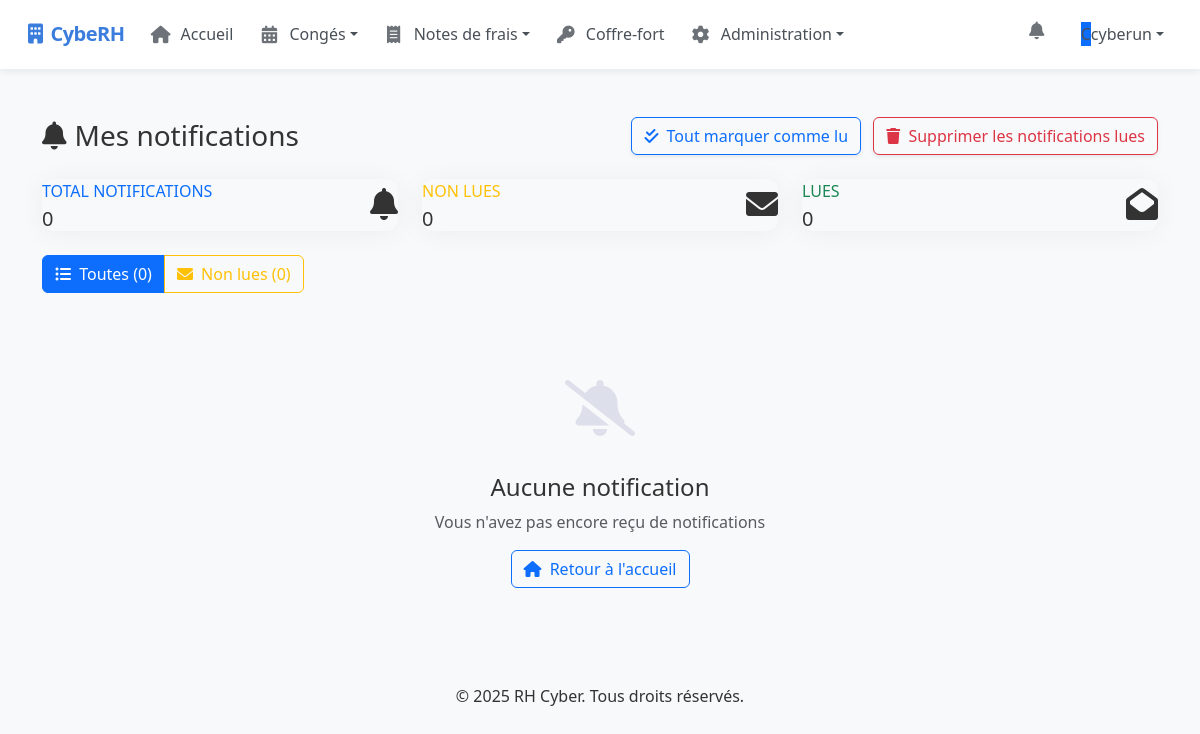
/notifications/ (signed in), run on an earlier commit of the app's database.
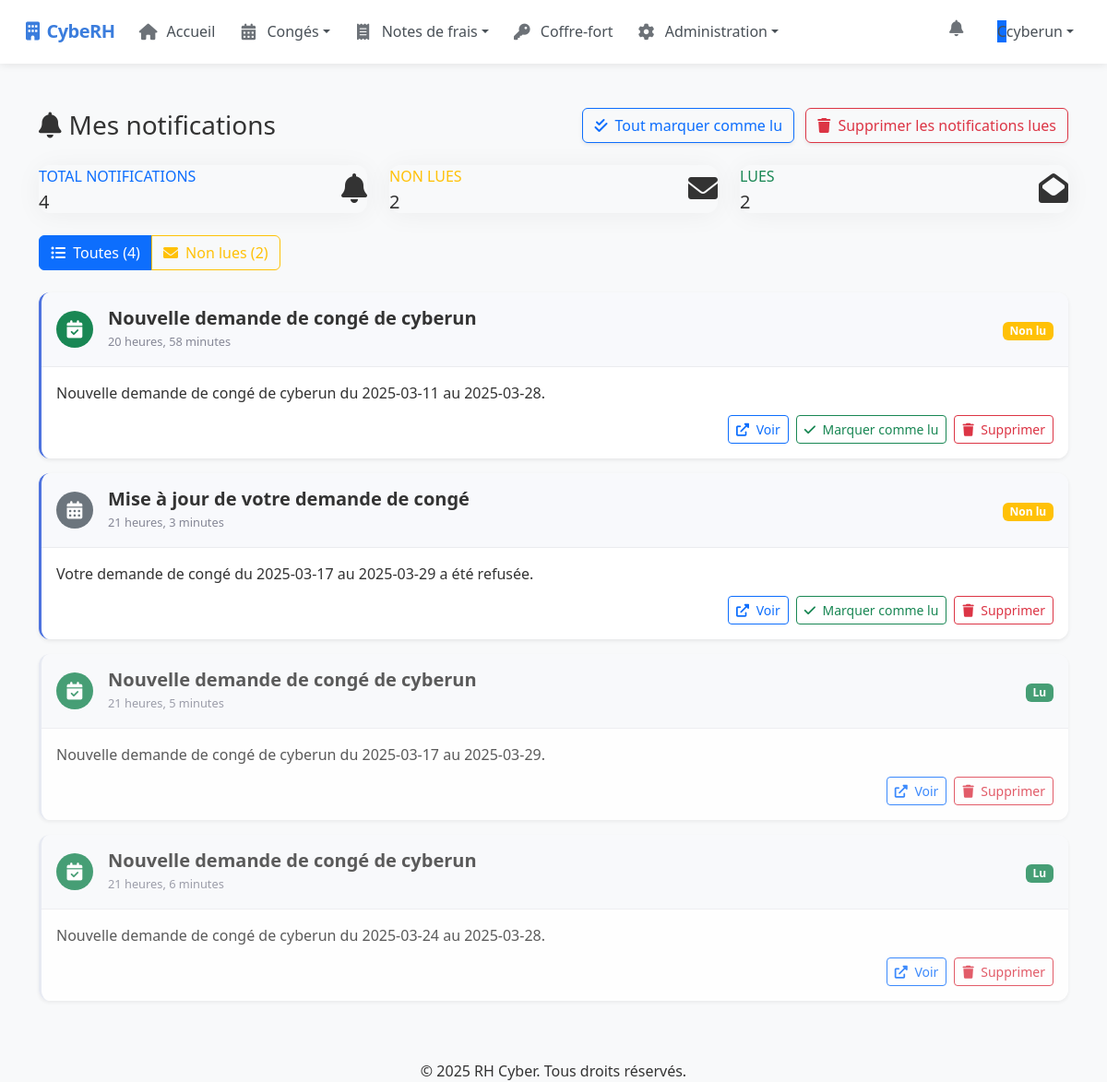
And on a later commit of the database.
### rh_management/models.py (models this page shows, shortened)
class Notification(models.Model):
    NOTIFICATION_TYPES = (
        ('leave', 'Congé'),
        ('expense', 'Note de frais'),
        ('km_expense', 'Frais kilométrique'),
        ('system', 'Système'),
        ('password', 'Mot de passe partagé'),
        ('profile', 'Profil')
    )
    user = models.ForeignKey(User, on_delete=models.CASCADE, related_name='notifications')
    title = models.CharField(max_length=255)
    message = models.TextField()
    notification_type = models.CharField(max_length=20, choices=NOTIFICATION_TYPES, default='system')
    object_id = models.IntegerField(null=True, blank=True)  # ID de l'objet concerné (congé, note de frais, etc.)
    read = models.BooleanField(default=False)
    created_at = models.DateTimeField(auto_now_add=True)
    icon = models.CharField(max_length=50, default='fa-bell')  # Classe d'icône Font Awesome
    color = models.CharField(max_length=20, default='primary')  # Classe de couleur Bootstrap
    url = models.CharField(max_length=255, blank=True, null=True)  # URL associée à la notification
    class Meta:
        ordering = ['-created_at']

### rh_management/views/notification_views.py (the view)
# urls.py: path("notifications/", notifications_view, name="notifications"),
@login_required
def notifications_view(request):
    return notifications_page(request)

### rh_management/views/notification_views.py (called while the page is built)
@login_required
def notifications_page(request):
    filter_type = request.GET.get('filter', 'all')
    if filter_type == 'unread':
        notifications = Notification.objects.filter(
            user=request.user,
            read=False
        ).order_by('-created_at')
    else:  # 'all' par défaut
        notifications = Notification.objects.filter(
            user=request.user
        ).order_by('-created_at')
    all_notifications = Notification.objects.filter(user=request.user)
    stats = {
        'total': all_notifications.count(),
        'unread': all_notifications.filter(read=False).count(),
        'read': all_notifications.filter(read=True).count()
    }
    context = {
        'notifications': notifications,
        'current_filter': filter_type,
        'stats': stats
    }
    return render(request, 'rh_management/notifications.html', context)

### templates/rh_management/notifications.html (shortened to what the changed rows need)
{% extends "base.html" %}
{% block content %}
<div class="container py-4">
    <div class="d-sm-flex align-items-center justify-content-between mb-4">
        <h1 class="h3 mb-0 text-gray-800">
            <i class="fas fa-bell me-2"></i>Mes notifications
        </h1>
    </div>
    <div class="row mb-4">
        <div class="col-lg-4">
            <div class="stats-card">
                <div class="card-body">
                    <div class="row no-gutters align-items-center">
                        <div class="col mr-2">
                            <div class="text-xs font-weight-bold text-primary text-uppercase mb-1">
                                Total notifications
                            </div>
                            <div class="h5 mb-0 font-weight-bold text-gray-800">{{ stats.total }}</div>
                        </div>
                    </div>
                </div>
            </div>
        </div>
        <div class="col-lg-4">
            <div class="stats-card">
                <div class="card-body">
                    <div class="row no-gutters align-items-center">
                        <div class="col mr-2">
                            <div class="text-xs font-weight-bold text-warning text-uppercase mb-1">
                                Non lues
                            </div>
                            <div class="h5 mb-0 font-weight-bold text-gray-800">{{ stats.unread }}</div>
                        </div>
                    </div>
                </div>
            </div>
        </div>
        <div class="col-lg-4">
            <div class="stats-card">
                <div class="card-body">
                    <div class="row no-gutters align-items-center">
                        <div class="col mr-2">
                            <div class="text-xs font-weight-bold text-success text-uppercase mb-1">
                                Lues
                            </div>
                            <div class="h5 mb-0 font-weight-bold text-gray-800">{{ stats.read }}</div>
                        </div>
                    </div>
                </div>
            </div>
        </div>
    </div>
    <div class="mb-4">
        <div class="btn-group" role="group" aria-label="Filtres de notifications">
            <a href="{% url 'notifications_page' %}" class="btn {% if current_filter == 'all' %}btn-primary{% else %}btn-outline-primary{% endif %}">
                <i class="fas fa-list-ul me-1"></i> Toutes ({{ stats.total }})
            </a>
            <a href="{% url 'notifications_page' %}?filter=unread" class="btn {% if current_filter == 'unread' %}btn-warning{% else %}btn-outline-warning{% endif %}">
                <i class="fas fa-envelope me-1"></i> Non lues ({{ stats.unread }})
            </a>
        </div>
    </div>
    {% if notifications %}
        <div class="notifications-list fade-in">
            {% for notification in notifications %}
                <div class="notification-card {% if notification.read %}notification-read{% else %}notification-unread{% endif %} shadow-sm" id="notification-{{ notification.id }}">
                    <div class="notification-header">
                        <div class="d-flex align-items-center">
                            <div class="notification-icon
                                {% if notification.icon == 'fa-calendar-check' %}bg-success text-white
                                {% elif notification.icon == 'fa-calendar-times' %}bg-danger text-white
                                {% elif notification.icon == 'fa-route' %}bg-primary text-white
                                {% elif notification.icon == 'fa-receipt' %}bg-info text-white
                                {% else %}bg-secondary text-white{% endif %}">
                                <i class="fas {{ notification.icon|default:'fa-bell' }}"></i>
                            </div>
                            <div>
                                <h5 class="notification-title">{{ notification.title }}</h5>
                                <span class="notification-time">{{ notification.created_at|timesince }}</span>
                            </div>
                        </div>
                        <div>
                            {% if notification.read %}
                                <span class="badge bg-success">Lu</span>
                            {% else %}
                                <span class="badge bg-warning">Non lu</span>
                            {% endif %}
                        </div>
                    </div>
                    <div class="notification-body">
                        <p class="notification-message">{{ notification.message }}</p>
                        <div class="notification-actions">
                            {% if notification.url %}
                                <a href="{{ notification.url }}" class="btn btn-sm btn-outline-primary">
                                    <i class="fas fa-external-link-alt me-1"></i> Voir
                                </a>
                            {% endif %}
                            {% if not notification.read %}
                                <button class="btn btn-sm btn-outline-success mark-read" data-id="{{ notification.id }}">
                                    <i class="fas fa-check me-1"></i> Marquer comme lu
                                </button>
                            {% endif %}
                            <button class="btn btn-sm btn-outline-danger delete-notification" data-id="{{ notification.id }}">
                                <i class="fas fa-trash me-1"></i> Supprimer
                            </button>
                        </div>
                    </div>
                </div>
            {% endfor %}
        </div>
    {% else %}
        <div class="empty-state fade-in">
            <div class="empty-icon">
                <i class="fas fa-bell-slash"></i>
            </div>
            <h4>Aucune notification</h4>
            <p class="text-muted">
                {% if current_filter == 'unread' %}
                    Vous n'avez pas de notifications non lues
                {% else %}
                    Vous n'avez pas encore reçu de notifications
                {% endif %}
            </p>
            {% if current_filter == 'unread' %}
                <a href="{% url 'notifications_page' %}" class="btn btn-outline-primary">
                    <i class="fas fa-list-ul me-1"></i> Voir toutes les notifications
                </a>
            {% else %}
                <a href="{% url 'dashboard' %}" class="btn btn-outline-primary">
                    <i class="fas fa-home me-1"></i> Retour à l'accueil
                </a>
            {% endif %}
        </div>
    {% endif %}
</div>
{% endblock %}

What changed in the data, as far as the page shows it:
added Notification: title "Nouvelle demande de congé de cyberun", created_at "20 heures, 58 minutes", read "Non lu", message "Nouvelle demande de congé de cyberun du 2025-03-11 au 2025-03-28."
added Notification: title "Mise à jour de votre demande de congé", created_at "21 heures, 3 minutes", read "Non lu", message "Votre demande de congé du 2025-03-17 au 2025-03-29 a été refusée.", icon "fa-calendar-alt" (drawn)
added Notification: title "Nouvelle demande de congé de cyberun", created_at "21 heures, 5 minutes", read "Lu", message "Nouvelle demande de congé de cyberun du 2025-03-17 au 2025-03-29."
added Notification: title "Nouvelle demande de congé de cyberun", created_at "21 heures, 6 minutes", read "Lu", message "Nouvelle demande de congé de cyberun du 2025-03-24 au 2025-03-28."
Also different on the page:
{{ stats.total }}: "0" → "4"
{{ stats.unread }}: "0" → "2"
{{ stats.read }}: "0" → "2"
text no longer shown: "Aucune notification Vous n'avez pas encore reçu de notifications Retour à l'accueil"
